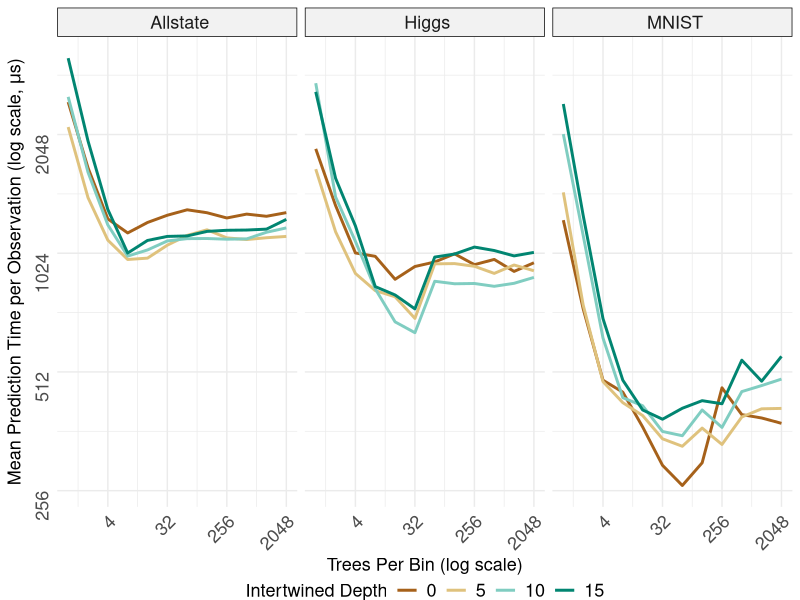

Reproduce this figure in R.
# ---
# title: "Test speed-up and scale-up of R-Rerf against xg and ranger"
# author: "James Browne"
# date: "Oct 10 2017"
# output: html_document
# ---
library(ggplot2)
library(plyr)

data_summary <- function(data, varname, groupnames){
      require(plyr)
  summary_func <- function(x, col){
          c(mean = median(x[[col]], na.rm=TRUE),
                  sd = sd(x[[col]], na.rm=TRUE))
    }
    data_sum<-ddply(data, groupnames, .fun=summary_func,
                                      varname)
    data_sum <- rename(data_sum, c("mean" = varname))
     return(data_sum)
}


mydata <- read.csv(file="experiment3.csv", header=FALSE)

z <- mydata$V3 == " MNIST"
mydata[z,]$V7 <- mydata[z,]$V7/10000
z <- mydata$V3 == " Higgs"
mydata[z,]$V7 <- mydata[z,]$V7/25000
z <- mydata$V3 == " Allstate"
mydata[z,]$V7 <- mydata[z,]$V7/50000

mydata$V6 <- as.factor(mydata$V6)
mydata$V8 <- as.factor(mydata$V8)
#levels(mydata$V8) <- c("1 Thread", "2 Threads", "4 Threads")

mydata <- data_summary(mydata, varname="V7",groupnames=c("V3", "V5", "V6", "V8"))
#mydata <- mydata[mydata$V6!=6,]

leg <- theme(legend.text = element_text(size = 13), legend.title=element_text(size = 13), plot.title = element_text(size = 16,  face="bold"), axis.title.x = element_text(size=13), axis.text.x = element_text(size=13), axis.title.y = element_text(size=13), axis.text.y = element_text(size=13), strip.text.x = element_text(size=13), strip.text.y = element_text(size=13))

p <- ggplot(mydata, aes(x=V5, y=V7, group=V6, color=V6)) + geom_line(size=1)
  


p <- p + scale_fill_brewer(palette="Paired") + theme_minimal()
#p <- p + scale_colour_manual(name="Depth")

p <- p + scale_colour_manual(values=c("0"="#a6611a", "5"="#dfc27d", "10"="#80cdc1", "15"="#018571"), name="Intertwined Depth", guide=guide_legend(nrow=1))

p <- p + theme(legend.position="bottom",legend.margin=margin(t=-0.30, r=0, b=-0.25, l=0, unit="cm"))
#p <- p + theme(legend.position="bottom")
p <- p + labs(x = "Trees Per Bin (log scale)", y =expression(paste("Mean Prediction Time per Observation (log scale, ", mu, "s)")))
p <- p + leg
p <- p + scale_x_continuous(trans='log2')
p <- p + scale_y_continuous(trans='log2')
p <- p + facet_grid(. ~ V3)
p <- p + theme(strip.background = element_rect(fill="grey95"))
p <- p + theme(axis.text.x = element_text(angle = 45, hjust = 1), axis.text.y = element_text(angle=90, hjust=1))

png(file="depthAndStripe.png")
print(p)
dev.off()
